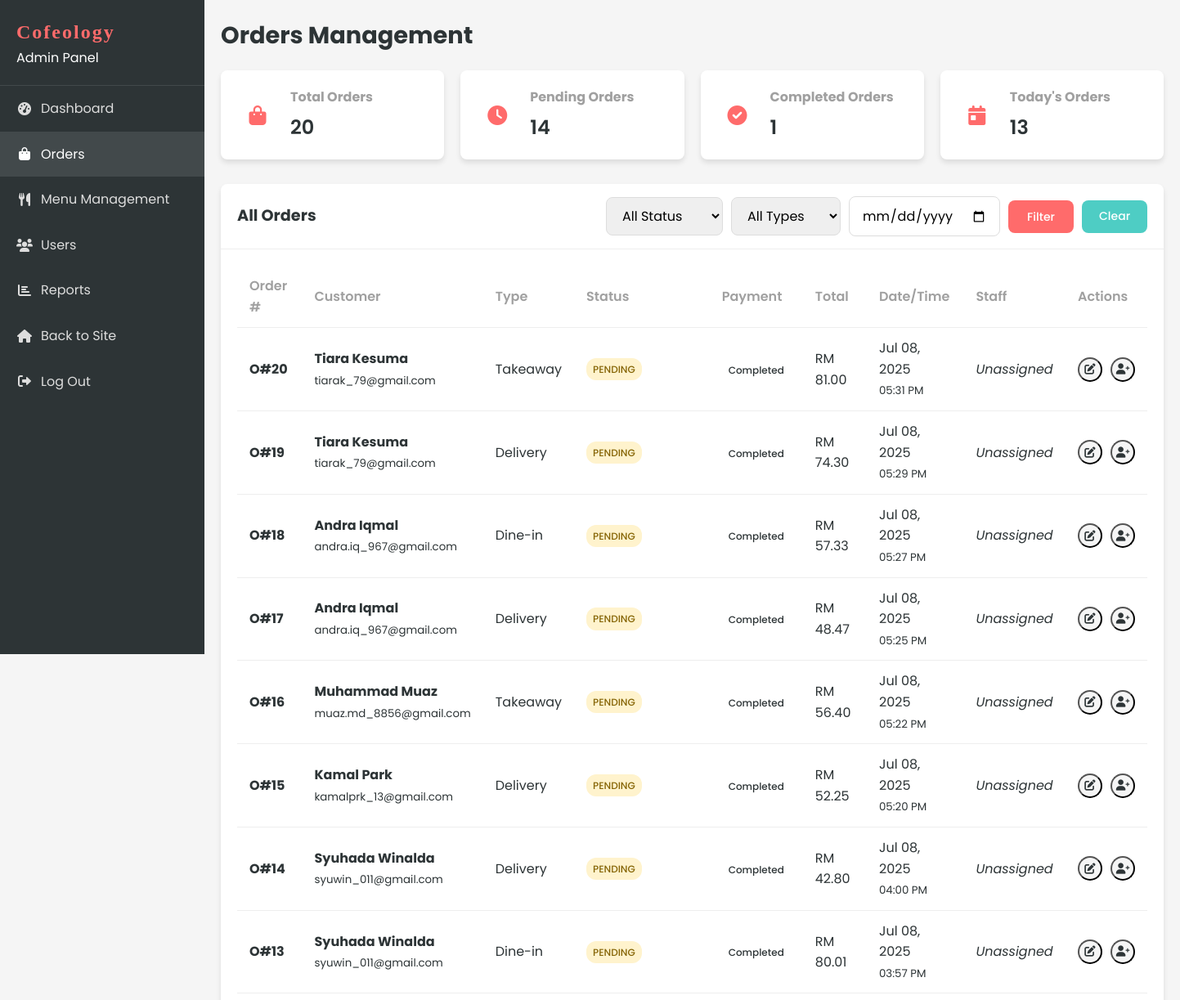
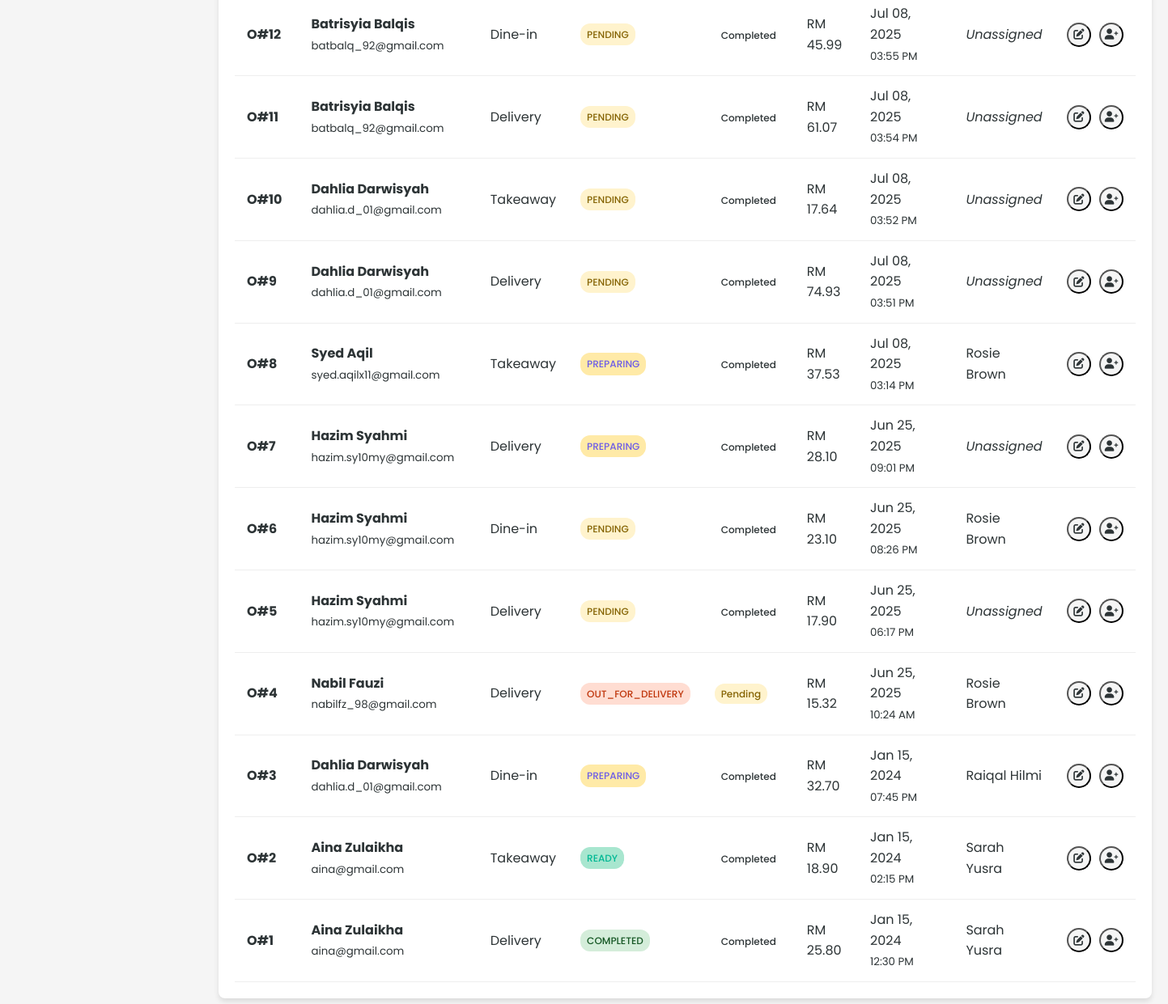
/admin/orders.php (signed in), run on the app's committed database (2 pictures, top to bottom).
### tables this page shows
CREATE TABLE `order` (
  `ORDER_ID` int(11) NOT NULL,
  `ORDER_NUMBER` varchar(20) NOT NULL,
  `ORDER_TIME` time NOT NULL,
  `ORDER_DATE` date NOT NULL,
  `ORDER_TYPE` enum('delivery','takeaway','dine-in') NOT NULL,
  `ORDER_STATUS` enum('pending','preparing','ready','out_for_delivery','completed','cancelled') DEFAULT 'pending',
  `TOT_AMOUNT` decimal(10,2) NOT NULL,
  `DELIVERY_ADDRESS` text DEFAULT NULL,
  `PAYMENT_METHOD` varchar(50) DEFAULT NULL,
  `PAYMENT_STATUS` enum('pending','completed','failed') DEFAULT 'pending',
  `CUST_ID` int(11) NOT NULL,
  `STAFF_ID` int(11) DEFAULT NULL,
  `special_instructions` text DEFAULT NULL,
  `pickup_time` datetime DEFAULT NULL,
  `created_at` timestamp NOT NULL DEFAULT current_timestamp(),
  `updated_at` timestamp NOT NULL DEFAULT current_timestamp() ON UPDATE current_timestamp()
);

CREATE TABLE `customer` (
  `CUST_ID` int(11) NOT NULL,
  `CUSTOMER_ID` varchar(20) NOT NULL,
  `CUST_NAME` varchar(100) NOT NULL,
  `CUST_NPHONE` varchar(20) NOT NULL,
  `CUST_EMAIL` varchar(100) NOT NULL,
  `CUST_PASSWORD` varchar(255) NOT NULL,
  `MEMBERSHIP` enum('basic','premium','vip') DEFAULT 'basic',
  `created_at` timestamp NOT NULL DEFAULT current_timestamp(),
  `updated_at` timestamp NOT NULL DEFAULT current_timestamp() ON UPDATE current_timestamp()
);

CREATE TABLE `staff` (
  `STAFF_ID` int(11) NOT NULL,
  `STAFF_NUMBER` varchar(20) NOT NULL,
  `STAFF_NAME` varchar(100) NOT NULL,
  `STAFF_PNUMBER` varchar(20) NOT NULL,
  `STAFF_EMAIL` varchar(100) NOT NULL,
  `STAFF_PASSWORD` varchar(255) NOT NULL,
  `created_at` timestamp NOT NULL DEFAULT current_timestamp(),
  `updated_at` timestamp NOT NULL DEFAULT current_timestamp() ON UPDATE current_timestamp()
);

### includes/functions.php (called while the page is built, shortened)
<?php
function formatCurrency($amount) {
    return 'RM ' . number_format($amount, 2);
}
?>

### admin/orders.php (the view, shortened to what this page needs)
<?php
include '../includes/db_connect.php';
include '../includes/functions.php';
$date_filter = $_GET['date'] ?? '';
$where_clause = '';
$sql = "
    SELECT
        o.ORDER_ID,
        o.ORDER_NUMBER,
        o.ORDER_DATE,
        o.ORDER_TIME,
        o.ORDER_TYPE,
        COALESCE(o.ORDER_STATUS, 'pending') as ORDER_STATUS,
        COALESCE(o.PAYMENT_STATUS, 'pending') as PAYMENT_STATUS,
        o.TOT_AMOUNT,
        o.DELIVERY_ADDRESS,
        o.PAYMENT_METHOD,
        o.special_instructions,
        o.pickup_time,
        c.CUST_NAME as customer_name,
        c.CUST_EMAIL as customer_email,
        c.CUST_NPHONE as customer_phone,
        s.STAFF_NAME as staff_name
    FROM `ORDER` o
    LEFT JOIN CUSTOMER c ON o.CUST_ID = c.CUST_ID
    LEFT JOIN STAFF s ON o.STAFF_ID = s.STAFF_ID
    $where_clause
    ORDER BY o.ORDER_DATE DESC, o.ORDER_TIME DESC
";
$stmt = $conn->prepare($sql);
$stmt->execute();
$orders = $stmt->get_result()->fetch_all(MYSQLI_ASSOC);
$stats = [];
$result = $conn->query("SELECT COUNT(*) as total FROM `ORDER`");
$stats['total_orders'] = $result ? $result->fetch_assoc()['total'] : 0;
$result = $conn->query("SELECT COUNT(*) as total FROM `ORDER` WHERE ORDER_STATUS = 'pending'");
$stats['pending_orders'] = $result ? $result->fetch_assoc()['total'] : 0;
$result = $conn->query("SELECT COUNT(*) as total FROM `ORDER` WHERE ORDER_STATUS = 'completed'");
$stats['completed_orders'] = $result ? $result->fetch_assoc()['total'] : 0;
$today = date('Y-m-d');
$result = $conn->query("SELECT COUNT(*) as total FROM `ORDER` WHERE DATE(ORDER_DATE) = '$today'");
$stats['today_orders'] = $result ? $result->fetch_assoc()['total'] : 0;
?>
<!DOCTYPE html>
<html lang="en">
<head>
    <link rel="stylesheet" href="../css/style.css?v=1.1">
    <link rel="stylesheet" href="../css/dashboard.css?v=1.1">
    <link rel="stylesheet" href="https://cdnjs.cloudflare.com/ajax/libs/font-awesome/6.0.0-beta3/css/all.min.css">
</head>
<body>
    <div class="dashboard-container">
        <?php include 'sidebar.php'; ?>
        <div class="dashboard-content">
            <header class="dashboard-header">
                <div class="header-title">
                    <h1>Orders Management</h1>
                </div>
            </header>
            <div class="dashboard-stats">
                <div class="stat-card">
                    <div class="stat-icon">
                        <i class="fas fa-shopping-bag"></i>
                    </div>
                    <div class="stat-info">
                        <h3>Total Orders</h3>
                        <p><?php echo number_format($stats['total_orders']); ?></p>
                    </div>
                </div>
                <div class="stat-card">
                    <div class="stat-icon">
                        <i class="fas fa-clock"></i>
                    </div>
                    <div class="stat-info">
                        <h3>Pending Orders</h3>
                        <p><?php echo number_format($stats['pending_orders']); ?></p>
                    </div>
                </div>
                <div class="stat-card">
                    <div class="stat-icon">
                        <i class="fas fa-check-circle"></i>
                    </div>
                    <div class="stat-info">
                        <h3>Completed Orders</h3>
                        <p><?php echo number_format($stats['completed_orders']); ?></p>
                    </div>
                </div>
                <div class="stat-card">
                    <div class="stat-icon">
                        <i class="fas fa-calendar-day"></i>
                    </div>
                    <div class="stat-info">
                        <h3>Today's Orders</h3>
                        <p><?php echo number_format($stats['today_orders']); ?></p>
                    </div>
                </div>
            </div>
            <div class="card">
                <div class="card-header">
                    <h2>All Orders</h2>
                    <div class="card-filters">
                        <form method="get" class="filter-form">
                            <select name="status" class="form-control">
                                <option value="">All Status</option>
                            </select>
                            <select name="type" class="form-control">
                                <option value="">All Types</option>
                            </select>
                            <input type="date" name="date" value="<?php echo $date_filter; ?>" class="form-control">
                            <button type="submit" class="btn btn-primary" style="min-width: 80px; height: 40px; font-size: 14px; font-weight: 500;">Filter</button>
                            <a href="orders.php" class="btn btn-secondary" style="min-width: 80px; height: 40px; display: inline-flex; align-items: center; justify-content: center; font-size: 14px; font-weight: 500;">Clear</a>
                        </form>
                    </div>
                </div>
                <div class="card-body">
                    <div class="table-responsive">
                        <table class="table">
                            <thead>
                                <tr>
                                    <th>Order #</th>
                                    <th>Customer</th>
                                    <th>Type</th>
                                    <th>Status</th>
                                    <th>Payment</th>
                                    <th>Total</th>
                                    <th>Date/Time</th>
                                    <th>Staff</th>
                                    <th>Actions</th>
                                </tr>
                            </thead>
                            <tbody>
                                <?php if (empty($orders)): ?>
                                    <tr>
                                        <td colspan="9" class="text-center">No orders found</td>
                                    </tr>
                                <?php else: ?>
                                    <?php foreach ($orders as $order): ?>
                                        <tr>
                                            <td>
                                                <strong><?php echo $order['ORDER_NUMBER'] ?? '#' . $order['ORDER_ID']; ?></strong>
                                            </td>
                                            <td>
                                                <div>
                                                    <strong><?php echo htmlspecialchars($order['customer_name'] ?? 'Unknown'); ?></strong>
                                                    <br>
                                                    <small class="text-muted"><?php echo htmlspecialchars($order['customer_email'] ?? ''); ?></small>
                                                </div>
                                            </td>
                                            <td><?php echo ucfirst($order['ORDER_TYPE']); ?></td>
                                            <td>
                                                <span class="status-badge <?php echo $order['ORDER_STATUS']; ?>">
                                                    <?php echo ucfirst($order['ORDER_STATUS']); ?>
                                                </span>
                                            </td>
                                            <td>
                                                <span class="payment-badge <?php echo $order['PAYMENT_STATUS']; ?>">
                                                    <?php echo ucfirst($order['PAYMENT_STATUS']); ?>
                                                </span>
                                            </td>
                                            <td><?php echo formatCurrency($order['TOT_AMOUNT']); ?></td>
                                            <td>
                                                <?php echo date('M d, Y', strtotime($order['ORDER_DATE'])); ?>
                                                <br>
                                                <small class="text-muted"><?php echo date('h:i A', strtotime($order['ORDER_TIME'])); ?></small>
                                            </td>
                                            <td>
                                                <?php echo $order['staff_name'] ? htmlspecialchars($order['staff_name']) : '<em>Unassigned</em>'; ?>
                                            </td>
                                            <td>
                                                <div class="table-actions">
                                                    <button class="btn-icon" onclick="updateStatus(<?php echo $order['ORDER_ID']; ?>, '<?php echo $order['ORDER_STATUS']; ?>')" title="Update Status">
                                                        <i class="fas fa-edit"></i>
                                                    </button>
                                                    <button class="btn-icon" onclick="assignStaff(<?php echo $order['ORDER_ID']; ?>)" title="Assign Staff">
                                                        <i class="fas fa-user-plus"></i>
                                                    </button>
                                                </div>
                                            </td>
                                        </tr>
                                    <?php endforeach; ?>
                                <?php endif; ?>
                            </tbody>
                        </table>
                    </div>
                </div>
            </div>
        </div>
    </div>
</body>
</html>

### css/style.css (style rules this page uses)
:root { --primary-color: #ff6b6b; --secondary-color: #4ecdc4; --accent-color: #ffd166; --dark-color: #2d3436; --light-color: #f8f9fa; --success-color: #6bcd69; --warning-color: #ffd166; --danger-color: #e17055; --gray-color: #a0a0a0; --border-radius: 8px; --box-shadow: 0 4px 6px rgba(0, 0, 0, 0.1); --transition: all 0.3s ease; }
* { margin: 0; padding: 0; box-sizing: border-box; }
body { font-family: 'Poppins', "Segoe UI", Tahoma, Geneva, Verdana, sans-serif; line-height: 1.6; color: var(--dark-color); background-color: #f5f5f5; }
a { text-decoration: none; color: var(--primary-color); transition: var(--transition); }
.btn { display: inline-block; padding: 10px 20px; border-radius: var(--border-radius); font-family: 'Poppins', sans-serif; font-weight: 600; text-align: center; cursor: pointer; transition: var(--transition); border: none; }
.btn-primary { background-color: var(--primary-color); color: white; }
.btn-secondary { background-color: var(--secondary-color); color: white; }
.form-control { font-family: 'Poppins', sans-serif; width: 100%; padding: 10px 15px; border: 1px solid #ddd; border-radius: var(--border-radius); font-size: 1rem; }

### css/dashboard.css (style rules this page uses)
.dashboard-container { display: flex; min-height: 100vh; }
.dashboard-content { flex: 1; margin-left: 250px; padding: 20px; background-color: #f5f5f5; }
.dashboard-header { display: flex; justify-content: space-between; align-items: center; margin-bottom: 20px; }
.header-title h1 { margin: 0; font-size: 1.8rem; }
.dashboard-stats { display: grid; grid-template-columns: repeat(auto-fit, minmax(200px, 1fr)); gap: 20px; margin-bottom: 30px; }
.stat-card { background-color: white; border-radius: var(--border-radius); box-shadow: var(--box-shadow); padding: 20px; display: flex; align-items: center; }
.stat-icon { width: 50px; height: 50px; background-color: rgba(var(--primary-color-rgb), 0.1); color: var(--primary-color); border-radius: 50%; display: flex; justify-content: center; align-items: center; font-size: 1.5rem; margin-right: 15px; }
.stat-info h3 { margin: 0 0 5px; font-size: 1rem; color: var(--gray-color); }
.stat-info p { margin: 0; font-size: 1.5rem; font-weight: 600; }
.card { background-color: white; border-radius: var(--border-radius); box-shadow: var(--box-shadow); overflow: hidden; }
.card-header { padding: 15px 20px; border-bottom: 1px solid #eee; display: flex; justify-content: space-between; align-items: center; }
.card-header h2 { margin: 0; font-size: 1.2rem; }
.card-body { padding: 20px; }
.table-responsive { overflow-x: auto; }
.table { width: 100%; border-collapse: collapse; }
.table th, .table td { padding: 12px 15px; text-align: left; border-bottom: 1px solid #eee; }
.table th { font-weight: 600; color: var(--gray-color); }
.table-actions { display: flex; gap: 10px; }
.btn-icon { width: 30px; height: 30px; border-radius: 50%; display: flex; justify-content: center; align-items: center; background-color: #f5f5f5; color: var(--dark-color); cursor: pointer; transition: var(--transition); }
.status-badge { display: inline-block; padding: 3px 8px; border-radius: 20px; font-size: 0.8rem; font-weight: 500; text-transform: uppercase; }
.status-badge.pending { background-color: rgba(255, 193, 7, 0.2); color: #856404; }
.status-badge.preparing { background-color: rgba(0, 123, 255, 0.2); color: #004085; }
.status-badge.ready { background-color: rgba(40, 167, 69, 0.2); color: #155724; }
.status-badge.out_for_delivery { background-color: rgba(255, 87, 34, 0.2); color: #bf360c; }
.status-badge.completed { background-color: rgba(76, 175, 80, 0.2); color: #2e7d32; }

### admin/orders.php (style rules this page uses)
body { font-family: 'Poppins', sans-serif !important; }
.dashboard-header h1, .card-header h2, .stat-info h3, .table th, .table td, .btn, .form-control, .modal-header h3, .form-label { font-family: 'Poppins', sans-serif !important; }
.status-badge { padding: 4px 8px; border-radius: 12px; font-size: 12px; font-weight: 500; }
.status-badge.pending { background-color: #fff3cd; color: #856404; }
.status-badge.preparing { background-color: #ffeaa7; color: #6c5ce7; }
.status-badge.ready { background-color: #a8e6cf; color: #00b894; }
.status-badge.completed { background-color: #d4edda; color: #155724; }
.payment-badge { padding: 4px 8px; border-radius: 12px; font-size: 12px; font-weight: 500; }
.payment-badge.pending { background-color: #fff3cd; color: #856404; }
.filter-form { display: flex; gap: 10px; align-items: center; }
.filter-form .form-control { width: auto; min-width: 120px; }

### data on the page
order: ORDER_NUMBER "O#20", CUST_ID.CUST_NAME "Tiara Kesuma", CUST_ID.CUST_EMAIL "tiarak_79@gmail.com", ORDER_TYPE "Takeaway", ORDER_STATUS "PENDING", PAYMENT_STATUS "Completed", TOT_AMOUNT "RM 81.00", ORDER_DATE "Jul 08, 2025", ORDER_TIME "05:31 PM", shows "Unassigned"
order: ORDER_NUMBER "O#19", CUST_ID.CUST_NAME "Tiara Kesuma", CUST_ID.CUST_EMAIL "tiarak_79@gmail.com", ORDER_TYPE "Delivery", ORDER_STATUS "PENDING", PAYMENT_STATUS "Completed", TOT_AMOUNT "RM 74.30", ORDER_DATE "Jul 08, 2025", ORDER_TIME "05:29 PM", shows "Unassigned"
order: ORDER_NUMBER "O#18", CUST_ID.CUST_NAME "Andra Iqmal", CUST_ID.CUST_EMAIL "andra.iq_967@gmail.com", ORDER_TYPE "Dine-in", ORDER_STATUS "PENDING", PAYMENT_STATUS "Completed", TOT_AMOUNT "RM 57.33", ORDER_DATE "Jul 08, 2025", ORDER_TIME "05:27 PM", shows "Unassigned"
order: ORDER_NUMBER "O#17", CUST_ID.CUST_NAME "Andra Iqmal", CUST_ID.CUST_EMAIL "andra.iq_967@gmail.com", ORDER_TYPE "Delivery", ORDER_STATUS "PENDING", PAYMENT_STATUS "Completed", TOT_AMOUNT "RM 48.47", ORDER_DATE "Jul 08, 2025", ORDER_TIME "05:25 PM", shows "Unassigned"
order: ORDER_NUMBER "O#16", CUST_ID.CUST_NAME "Muhammad Muaz", CUST_ID.CUST_EMAIL "muaz.md_8856@gmail.com", ORDER_TYPE "Takeaway", ORDER_STATUS "PENDING", PAYMENT_STATUS "Completed", TOT_AMOUNT "RM 56.40", ORDER_DATE "Jul 08, 2025", ORDER_TIME "05:22 PM", shows "Unassigned"
order: ORDER_NUMBER "O#15", CUST_ID.CUST_NAME "Kamal Park", CUST_ID.CUST_EMAIL "kamalprk_13@gmail.com", ORDER_TYPE "Delivery", ORDER_STATUS "PENDING", PAYMENT_STATUS "Completed", TOT_AMOUNT "RM 52.25", ORDER_DATE "Jul 08, 2025", ORDER_TIME "05:20 PM", shows "Unassigned"
order: ORDER_NUMBER "O#14", CUST_ID.CUST_NAME "Syuhada Winalda", CUST_ID.CUST_EMAIL "syuwin_011@gmail.com", ORDER_TYPE "Delivery", ORDER_STATUS "PENDING", PAYMENT_STATUS "Completed", TOT_AMOUNT "RM 42.80", ORDER_DATE "Jul 08, 2025", ORDER_TIME "04:00 PM", shows "Unassigned"
order: ORDER_NUMBER "O#13", CUST_ID.CUST_NAME "Syuhada Winalda", CUST_ID.CUST_EMAIL "syuwin_011@gmail.com", ORDER_TYPE "Dine-in", ORDER_STATUS "PENDING", PAYMENT_STATUS "Completed", TOT_AMOUNT "RM 80.01", ORDER_DATE "Jul 08, 2025", ORDER_TIME "03:57 PM", shows "Unassigned"
order: ORDER_NUMBER "O#12", CUST_ID.CUST_NAME "Batrisyia Balqis", CUST_ID.CUST_EMAIL "batbalq_92@gmail.com", ORDER_TYPE "Dine-in", ORDER_STATUS "PENDING", PAYMENT_STATUS "Completed", TOT_AMOUNT "RM 45.99", ORDER_DATE "Jul 08, 2025", ORDER_TIME "03:55 PM", shows "Unassigned"
order: ORDER_NUMBER "O#11", CUST_ID.CUST_NAME "Batrisyia Balqis", CUST_ID.CUST_EMAIL "batbalq_92@gmail.com", ORDER_TYPE "Delivery", ORDER_STATUS "PENDING", PAYMENT_STATUS "Completed", TOT_AMOUNT "RM 61.07", ORDER_DATE "Jul 08, 2025", ORDER_TIME "03:54 PM", shows "Unassigned"
order: ORDER_NUMBER "O#10", CUST_ID.CUST_NAME "Dahlia Darwisyah", CUST_ID.CUST_EMAIL "dahlia.d_01@gmail.com", ORDER_TYPE "Takeaway", ORDER_STATUS "PENDING", PAYMENT_STATUS "Completed", TOT_AMOUNT "RM 17.64", ORDER_DATE "Jul 08, 2025", ORDER_TIME "03:52 PM", shows "Unassigned"
order: ORDER_NUMBER "O#9", CUST_ID.CUST_NAME "Dahlia Darwisyah", CUST_ID.CUST_EMAIL "dahlia.d_01@gmail.com", ORDER_TYPE "Delivery", ORDER_STATUS "PENDING", PAYMENT_STATUS "Completed", TOT_AMOUNT "RM 74.93", ORDER_DATE "Jul 08, 2025", ORDER_TIME "03:51 PM", shows "Unassigned"
order: ORDER_NUMBER "O#8", CUST_ID.CUST_NAME "Syed Aqil", CUST_ID.CUST_EMAIL "syed.aqilx11@gmail.com", ORDER_TYPE "Takeaway", ORDER_STATUS "PREPARING", PAYMENT_STATUS "Completed", TOT_AMOUNT "RM 37.53", ORDER_DATE "Jul 08, 2025", ORDER_TIME "03:14 PM", STAFF_ID.STAFF_NAME "Rosie Brown"
order: ORDER_NUMBER "O#7", CUST_ID.CUST_NAME "Hazim Syahmi", CUST_ID.CUST_EMAIL "hazim.sy10my@gmail.com", ORDER_TYPE "Delivery", ORDER_STATUS "PREPARING", PAYMENT_STATUS "Completed", TOT_AMOUNT "RM 28.10", ORDER_DATE "Jun 25, 2025", ORDER_TIME "09:01 PM", shows "Unassigned"
order: ORDER_NUMBER "O#6", CUST_ID.CUST_NAME "Hazim Syahmi", CUST_ID.CUST_EMAIL "hazim.sy10my@gmail.com", ORDER_TYPE "Dine-in", ORDER_STATUS "PENDING", PAYMENT_STATUS "Completed", TOT_AMOUNT "RM 23.10", ORDER_DATE "Jun 25, 2025", ORDER_TIME "08:26 PM", STAFF_ID.STAFF_NAME "Rosie Brown"
order: ORDER_NUMBER "O#5", CUST_ID.CUST_NAME "Hazim Syahmi", CUST_ID.CUST_EMAIL "hazim.sy10my@gmail.com", ORDER_TYPE "Delivery", ORDER_STATUS "PENDING", PAYMENT_STATUS "Completed", TOT_AMOUNT "RM 17.90", ORDER_DATE "Jun 25, 2025", ORDER_TIME "06:17 PM", shows "Unassigned"
order: ORDER_NUMBER "O#4", CUST_ID.CUST_NAME "Nabil Fauzi", CUST_ID.CUST_EMAIL "nabilfz_98@gmail.com", ORDER_TYPE "Delivery", ORDER_STATUS "OUT_FOR_DELIVERY", PAYMENT_STATUS "Pending", TOT_AMOUNT "RM 15.32", ORDER_DATE "Jun 25, 2025", ORDER_TIME "10:24 AM", STAFF_ID.STAFF_NAME "Rosie Brown"
order: ORDER_NUMBER "O#3", CUST_ID.CUST_NAME "Dahlia Darwisyah", CUST_ID.CUST_EMAIL "dahlia.d_01@gmail.com", ORDER_TYPE "Dine-in", ORDER_STATUS "PREPARING", PAYMENT_STATUS "Completed", TOT_AMOUNT "RM 32.70", ORDER_DATE "Jan 15, 2024", ORDER_TIME "07:45 PM", STAFF_ID.STAFF_NAME "Raiqal Hilmi"
order: ORDER_NUMBER "O#2", CUST_ID.CUST_NAME "Aina Zulaikha", CUST_ID.CUST_EMAIL "aina@gmail.com", ORDER_TYPE "Takeaway", ORDER_STATUS "READY", PAYMENT_STATUS "Completed", TOT_AMOUNT "RM 18.90", ORDER_DATE "Jan 15, 2024", ORDER_TIME "02:15 PM", STAFF_ID.STAFF_NAME "Sarah Yusra"
order: ORDER_NUMBER "O#1", CUST_ID.CUST_NAME "Aina Zulaikha", CUST_ID.CUST_EMAIL "aina@gmail.com", ORDER_TYPE "Delivery", ORDER_STATUS "COMPLETED", PAYMENT_STATUS "Completed", TOT_AMOUNT "RM 25.80", ORDER_DATE "Jan 15, 2024", ORDER_TIME "12:30 PM", STAFF_ID.STAFF_NAME "Sarah Yusra"

### other printed values
$stats['total_orders'] "20"
$stats['pending_orders'] "14"
$stats['completed_orders'] "1"
$stats['today_orders'] "13"
